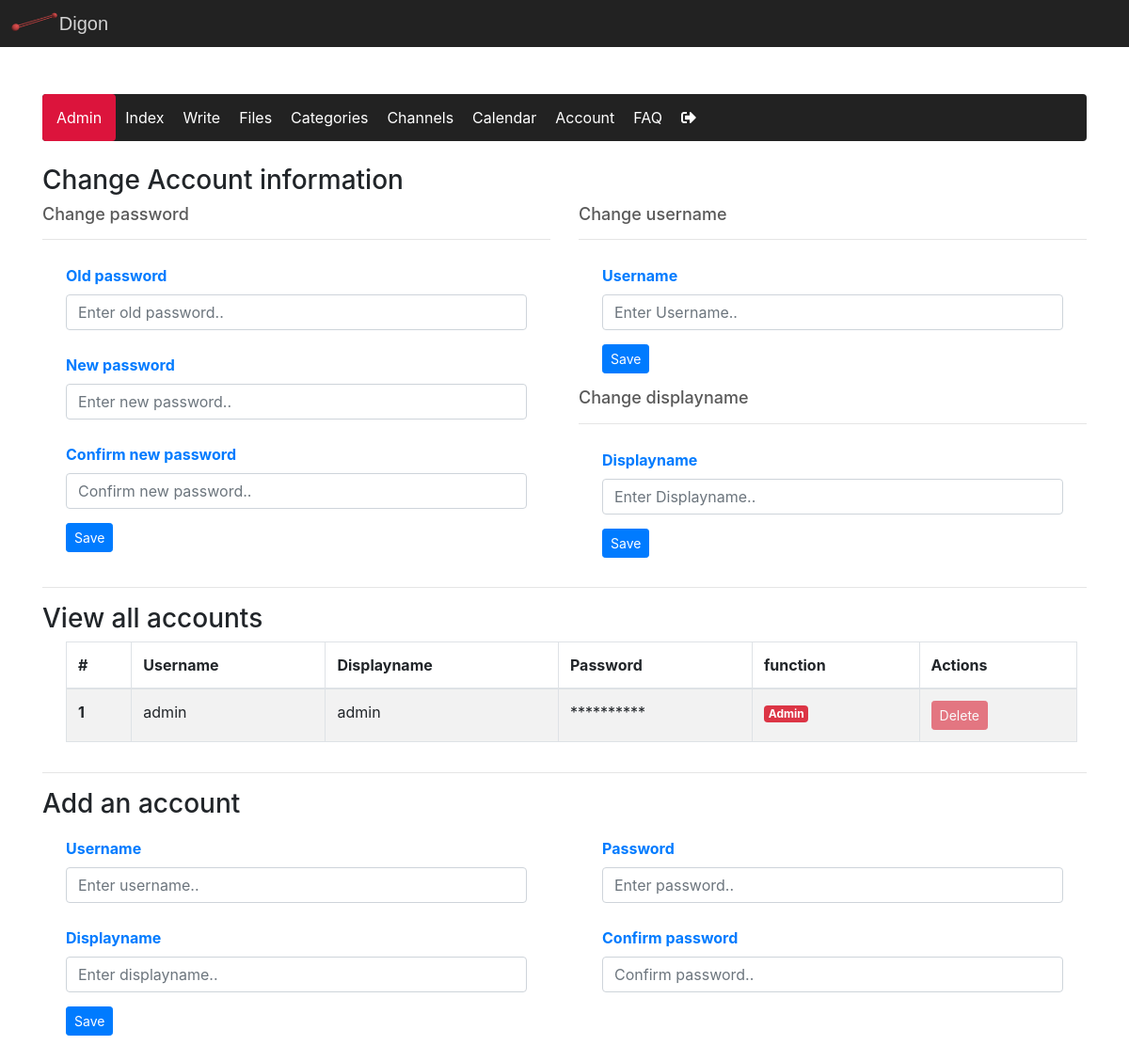
Screenshot of /pages/account.php (signed in) with the database file from the repository.
### tables this page shows
CREATE TABLE `user` (
  `row_id` int(11) NOT NULL,
  `username` varchar(50) NOT NULL,
  `password` varchar(255) NOT NULL,
  `display_name` varchar(50) NOT NULL,
  `function` varchar(11) NOT NULL
);

### classes/dbh.class.php (called while the page is built, shortened)
<?php
    class Dbh {
        private $servername = "localhost";
        private $username = "root";
        private $password = "";
        private $dbname = "nicms";
        protected function connect() {
            $conn = new mysqli($this->servername, $this->username, $this->password, $this->dbname);
            return $conn;
        }
    }
?>

### classes/user.class.php (called while the page is built, shortened)
<?php
class User extends Dbh {
    public function getUsers() {
        $sql = "SELECT * FROM user";
        $result = $this->connect()->query($sql);
        return $result;
    }
}
?>

### classes/userview.class.php (the view, shortened to what this page needs)
<?php
    class UserView extends User
    {
        public function showUsers() {
            $result = $this->getUsers();
            if ($result->num_rows > 0) {
                while($row = $result->fetch_assoc()) {
                    echo "<tr>";
                    echo "<th scope='row'>".$row["row_id"]."</th>";
                    echo "<td>".$row["username"]."</td>";
                    echo "<td>".$row["display_name"]."</td>";
                    echo "<td>";
                    echo "**********";
                    echo "</td>";
                    if ($row["function"] == 1) {
                        echo "<td><span class='badge-danger badge'>Admin</span></td>";
                        echo "<td><button class='btn btn-danger btn-sm' disabled>Delete</button></td>";
                    }
                    echo "</tr>";
                }
            }
        }
    }
?>

### styles/style.css (style rules this page uses)
* { margin: 0; padding: 0; scroll-behavior: smooth; }

### rows the page displays
user: row_id "1", username "admin", display_name "admin", function "Admin"

### other values shown
$text "Admin"
